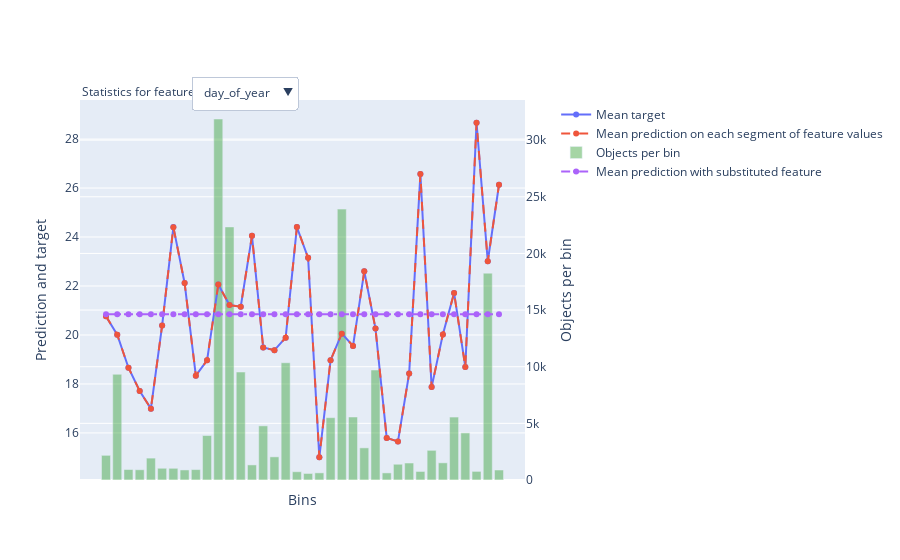

Write notebook code for a chart like this one.
### Markdown cell above
**Feature statistics for day_of_week**

### Code cell
catboost_regressor.calc_feature_statistics(data=X_train.iloc[:, 2:],
                                           target=y_train_,
                                           feature='day_of_year',
                                           plot=True,
                                           plot_file="day_of_year.html");

### Figure 1 — Plotly figure (JSON) as saved in the notebook; plotly's stock layout.template omitted (floating-point values rounded to 4 significant figures; data arrays with more than 128 entries replaced by an {"elided": "..."} marker saying what was removed)
{"data": [{"mode": "lines+markers", "name": "Mean target", "type": "scatter", "xaxis": "x", "y": [20.77, 20.01, 18.66, 17.71, 16.99, 20.39, 24.41, 22.12, 18.34, 18.97, 22.06, 21.22, 21.16, 24.05, 19.49, 19.38, 19.89, 24.41, 23.15, 15.01, 18.97, 20.05, 19.55, 22.6, 20.26, 15.8, 15.65, 18.43, 26.57, 17.87, 20.02, 21.72, 18.69, 28.67, 23.01, 26.13], "yaxis": "y"}, {"line": {"dash": "dash"}, "mode": "lines+markers", "name": "Mean prediction on each segment of feature values", "type": "scatter", "xaxis": "x", "y": [20.77, 20.01, 18.66, 17.71, 16.99, 20.39, 24.4, 22.12, 18.34, 18.97, 22.06, 21.22, 21.16, 24.05, 19.49, 19.38, 19.89, 24.41, 23.15, 15.01, 18.97, 20.05, 19.55, 22.6, 20.26, 15.8, 15.65, 18.43, 26.57, 17.87, 20.02, 21.72, 18.69, 28.67, 23.01, 26.13], "yaxis": "y"}, {"marker": {"color": "rgba(30, 150, 30, 0.4)"}, "name": "Objects per bin", "type": "bar", "width": 0.8, "xaxis": "x", "y": [2177, 9333, 924, 904, 1932, 1035, 1033, 886, 919, 3924, 31866, 22340, 9531, 1331, 4780, 2043, 10350, 731, 577, 629, 5501, 23913, 5561, 2835, 9709, 627, 1391, 1499, 753, 2619, 1516, 5556, 4158, 761, 18259, 882], "yaxis": "y2"}, {"line": {"dash": "dashdot"}, "mode": "lines+markers", "name": "Mean prediction with substituted feature", "type": "scatter", "xaxis": "x", "y": [20.84, 20.84, 20.84, 20.84, 20.84, 20.84, 20.84, 20.84, 20.84, 20.84, 20.84, 20.84, 20.84, 20.84, 20.84, 20.84, 20.84, 20.84, 20.84, 20.84, 20.84, 20.84, 20.84, 20.84, 20.84, 20.84, 20.84, 20.84, 20.84, 20.84, 20.84, 20.84, 20.84, 20.84, 20.84, 20.84], "yaxis": "y"}], "layout": {"annotations": [{"align": "left", "showarrow": false, "text": "Statistics for feature", "x": 0, "xref": "paper", "y": 1.05, "yref": "paper"}], "legend": {"bgcolor": "rgba(0,0,0,0)", "x": 1.07}, "updatemenus": [{"buttons": [{"args": [{"y": {"elided": "4x36 float values"}}, {"xaxis": {"showticklabels": false, "tickmode": "array", "ticktext": ["(-inf, 5.5000]", "(5.5000, 15.5000]", "(15.5000, 16.5000]", "(16.5000, 17.5000]", "(17.5000, 19.5000]", "(19.5000, 20.5000]", "(20.5000, 21.5000]", "(21.5000, 22.5000]", "(22.5000, 23.5000]", "(23.5000, 27.5000]", "(27.5000, 138.5000]", "(138.5000, 197.5000]", "(197.5000, 211.5000]", "(211.5000, 213.5000]", "(213.5000, 220.5000]", "(220.5000, 223.5000]", "(223.5000, 239.5000]", "(239.5000, 240.5000]", "(240.5000, 241.5000]", "(241.5000, 242.5000]", "(242.5000, 250.5000]", "(250.5000, 285.5000]", "(285.5000, 293.5000]", "(293.5000, 297.5000]", "(297.5000, 311.5000]", "(311.5000, 312.5000]", "(312.5000, 314.5000]", "(314.5000, 316.5000]", "(316.5000, 317.5000]", "(317.5000, 321.5000]", "(321.5000, 323.5000]", "(323.5000, 331.5000]", "(331.5000, 337.5000]", "(337.5000, 338.5000]", "(338.5000, 364.5000]", "(364.5000, +inf)"], "tickvals": [0, 1, 2, 3, 4, 5, 6, 7, 8, 9, 10, 11, 12, 13, 14, 15, 16, 17, 18, 19, 20, 21, 22, 23, 24, 25, 26, 27, 28, 29, 30, 31, 32, 33, 34, 35], "title": {"text": "Bins"}}}], "label": "day_of_year", "method": "update"}], "direction": "down", "pad": {"r": 10, "t": 10}, "showactive": true, "x": 0.25, "xanchor": "left", "y": 1.09, "yanchor": "top"}], "xaxis": {"showticklabels": false, "tickmode": "array", "ticktext": ["(-inf, 5.5000]", "(5.5000, 15.5000]", "(15.5000, 16.5000]", "(16.5000, 17.5000]", "(17.5000, 19.5000]", "(19.5000, 20.5000]", "(20.5000, 21.5000]", "(21.5000, 22.5000]", "(22.5000, 23.5000]", "(23.5000, 27.5000]", "(27.5000, 138.5000]", "(138.5000, 197.5000]", "(197.5000, 211.5000]", "(211.5000, 213.5000]", "(213.5000, 220.5000]", "(220.5000, 223.5000]", "(223.5000, 239.5000]", "(239.5000, 240.5000]", "(240.5000, 241.5000]", "(241.5000, 242.5000]", "(242.5000, 250.5000]", "(250.5000, 285.5000]", "(285.5000, 293.5000]", "(293.5000, 297.5000]", "(297.5000, 311.5000]", "(311.5000, 312.5000]", "(312.5000, 314.5000]", "(314.5000, 316.5000]", "(316.5000, 317.5000]", "(317.5000, 321.5000]", "(321.5000, 323.5000]", "(323.5000, 331.5000]", "(331.5000, 337.5000]", "(337.5000, 338.5000]", "(338.5000, 364.5000]", "(364.5000, +inf)"], "tickvals": [0, 1, 2, 3, 4, 5, 6, 7, 8, 9, 10, 11, 12, 13, 14, 15, 16, 17, 18, 19, 20, 21, 22, 23, 24, 25, 26, 27, 28, 29, 30, 31, 32, 33, 34, 35], "title": {"text": "Bins"}}, "yaxis": {"overlaying": "y2", "side": "left", "title": {"text": "Prediction and target"}}, "yaxis2": {"position": 1, "side": "right", "title": {"text": "Objects per bin"}}}}
